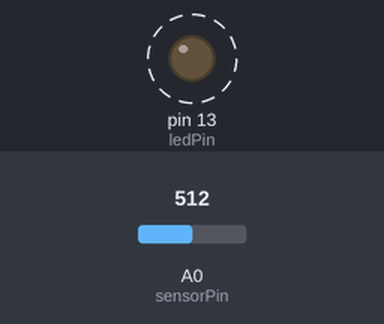
A sketch run on a simulated Arduino Uno, built with avr-gcc and run on an emulated ATmega328P. On the bench: output pins drawn as LEDs (lit = HIGH). Dashed ring = blinking. The test bench sets the inputs (shaded band); at power-on: A0 (sensorPin) = 512.

Above: at 1.8 s.
1.9 s: A0 (sensorPin) set to 0
At 2.4 s:
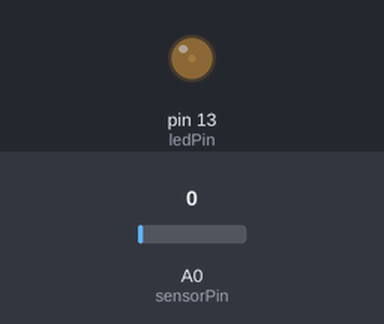
3.6 s: A0 (sensorPin) set to 122
At 3.9 s:
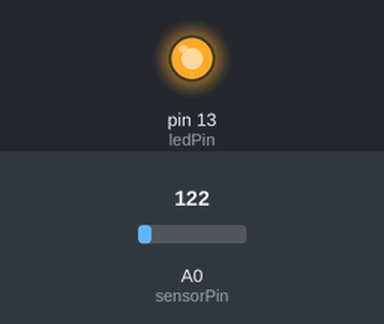
Timing chart, 0 to 13.1 s (numbered marks = the images above; inputs shaded):
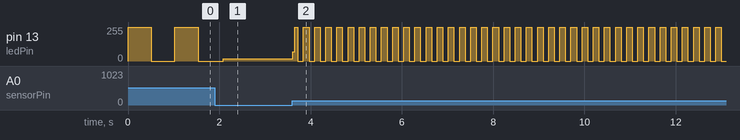

Measured:
- after the input at 3.6 s, pin 13 (ledPin): 16/255 → 68/255 at once, then moves between 0/255 and 255/255, repeating every 0.24 s
- by itself, pin 13 (ledPin): alternates 255/255 for 0.51 s and 0/255 for 0.51 s

The sketch:

ex4_Variable_Resistor_sensor.ino
```cpp
//Example_ Variable_Resistor_sensor
const int sensorPin=A0;
const int ledPin=13;
int sensorVal;
void setup() {
  // put your setup code here, to run once:
pinMode(ledPin,OUTPUT);
}

void loop() {
  // put your main code here, to run repeatedly:
sensorVal=analogRead(sensorPin);
digitalWrite(ledPin,HIGH);
delay(sensorVal);
digitalWrite(ledPin,LOW);
delay(sensorVal);
}
```
